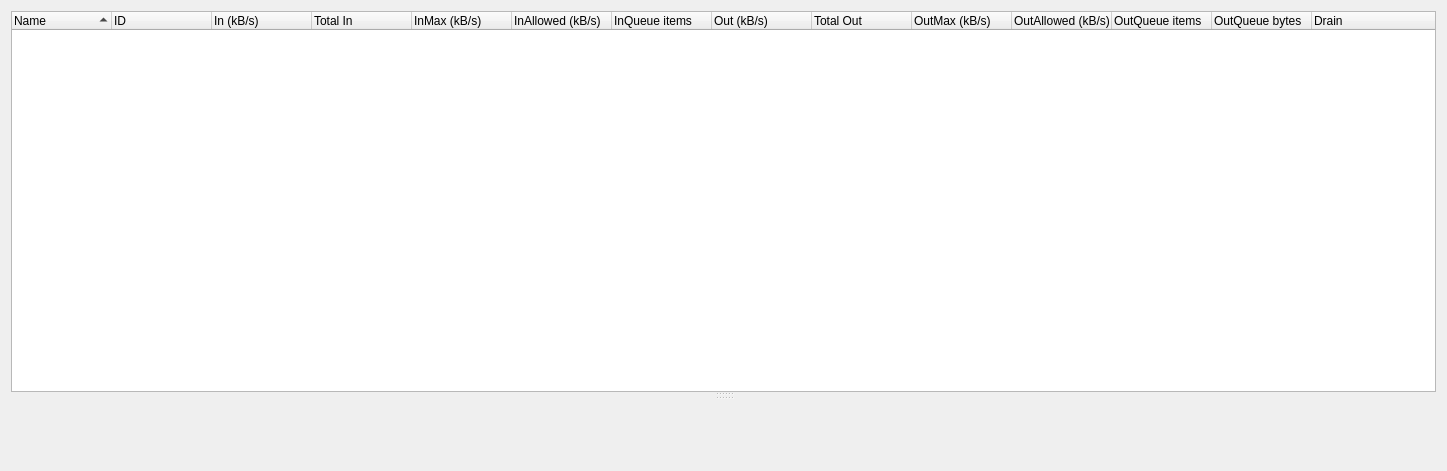
<?xml version="1.0" encoding="UTF-8"?>
<ui version="4.0">
 <class>BwCtrlWindow</class>
 <widget class="QWidget" name="BwCtrlWindow">
  <property name="geometry">
   <rect>
    <x>0</x>
    <y>0</y>
    <width>1447</width>
    <height>471</height>
   </rect>
  </property>
  <property name="windowTitle">
   <string>Form</string>
  </property>
  <layout class="QHBoxLayout" name="horizontalLayout">
   <item>
    <widget class="QSplitter" name="splitter_2">
     <property name="orientation">
      <enum>Qt::Vertical</enum>
     </property>
     <widget class="QTreeWidget" name="bwTreeWidget">
      <property name="sortingEnabled">
       <bool>true</bool>
      </property>
      <column>
       <property name="text">
        <string>Name</string>
       </property>
      </column>
      <column>
       <property name="text">
        <string>ID</string>
       </property>
      </column>
      <column>
       <property name="text">
        <string>In (kB/s)</string>
       </property>
      </column>
      <column>
       <property name="text">
        <string>Total In</string>
       </property>
      </column>
      <column>
       <property name="text">
        <string>InMax (kB/s)</string>
       </property>
      </column>
      <column>
       <property name="text">
        <string>InAllowed (kB/s)</string>
       </property>
      </column>
      <column>
       <property name="text">
        <string>InQueue items</string>
       </property>
      </column>
      <column>
       <property name="text">
        <string>Out (kB/s)</string>
       </property>
      </column>
      <column>
       <property name="text">
        <string>Total Out</string>
       </property>
      </column>
      <column>
       <property name="text">
        <string>OutMax (kB/s)</string>
       </property>
      </column>
      <column>
       <property name="text">
        <string>OutAllowed (kB/s)</string>
       </property>
      </column>
      <column>
       <property name="text">
        <string>OutQueue items</string>
       </property>
      </column>
      <column>
       <property name="text">
        <string>OutQueue bytes</string>
       </property>
      </column>
      <column>
       <property name="text">
        <string>Drain</string>
       </property>
      </column>
     </widget>
     <widget class="QSplitter" name="splitter">
      <property name="orientation">
       <enum>Qt::Vertical</enum>
      </property>
     </widget>
     <widget class="BandwidthStatsWidget" name="widget" native="true">
      <property name="sizePolicy">
       <sizepolicy hsizetype="Expanding" vsizetype="Expanding">
        <horstretch>0</horstretch>
        <verstretch>0</verstretch>
       </sizepolicy>
      </property>
     </widget>
    </widget>
   </item>
  </layout>
 </widget>
 <customwidgets>
  <customwidget>
   <class>BandwidthStatsWidget</class>
   <extends>QWidget</extends>
   <header>gui/statistics/BandwidthStatsWidget.h</header>
   <container>1</container>
  </customwidget>
 </customwidgets>
 <resources/>
 <connections/>
</ui>
